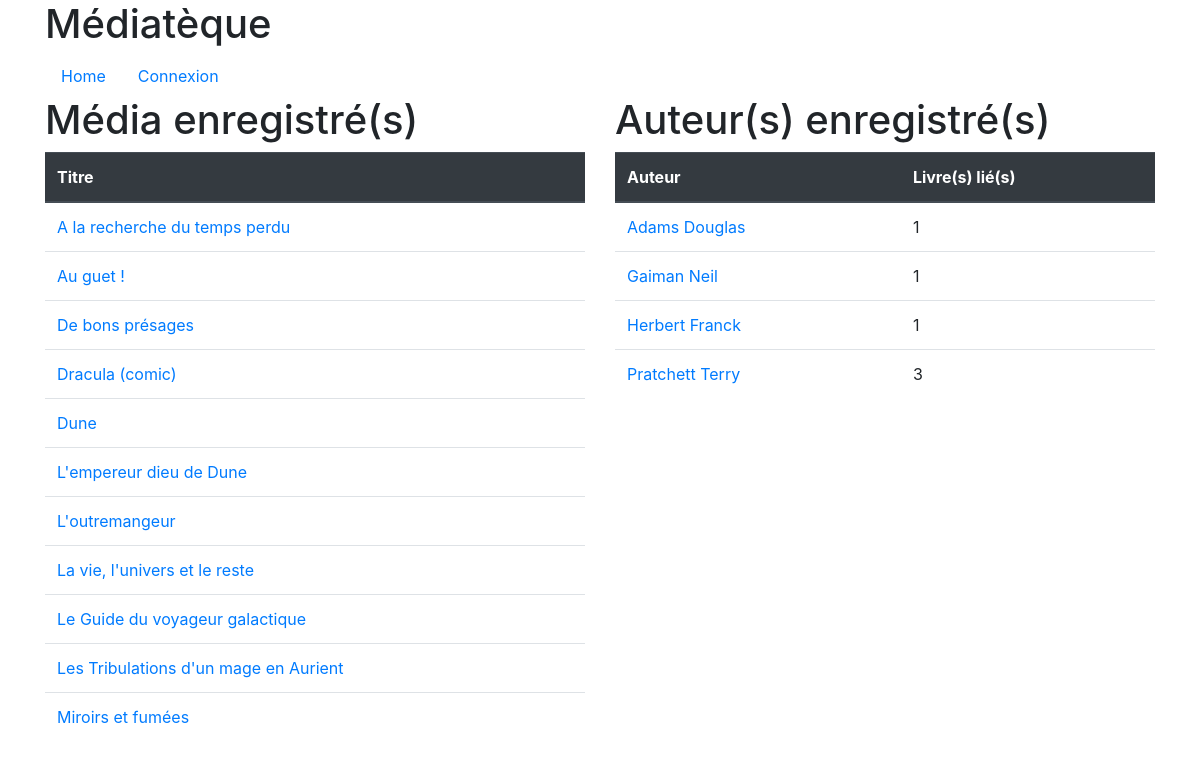
The page / on the database its author committed.
### tables this page shows
CREATE TABLE IF NOT EXISTS `media` (
  `id` int(11) NOT NULL AUTO_INCREMENT,
  `utilisateur_id` int(11) DEFAULT NULL,
  `titre` varchar(255) DEFAULT NULL,
  `dateCreate` datetime DEFAULT NULL,
  `resume` text,
  PRIMARY KEY (`id`)
);

### functions/sql.php (called while the page is built, shortened)
<?php
 function openConn($dbHost = "localhost", $dbUser = "20200727", $dbPass = "admin", $db = "20200727"){
    $conn = mysqli_connect($dbHost, $dbUser, $dbPass, $db) or die("message : " . $conn->error);
    return $conn;
 }
 function selectBDD($sql){
    $link = openConn();
    $result = mysqli_query($link, $sql);
    return $result;
 }
?>

### functions/functions.php (the view, shortened to what this page needs)
<?php
function listMedia(){
    $sql = "SELECT `id` AS `idMedia`, `titre` AS `titreMedia` FROM `media` ORDER BY `titre`";
    $result = selectBDD($sql);
    $nbRows = mysqli_num_rows($result);
    $tabResult = "";
    $tabResult = $tabResult . "<table class=\"table\">";
    $tabResult = $tabResult . "<thead class=\"thead-dark\"><tr>";
    $tabResult = $tabResult . "<th>Titre</th>";
    $tabResult = $tabResult . "</tr></thead>";
    $tabResult = $tabResult . "<tbody>";
    if($nbRows > 0){
        $i = 0;
        while($i < $nbRows){
            $row = mysqli_fetch_assoc($result);
            $tabResult = $tabResult . "<tr>";
            $tabResult = $tabResult . "<td><a href=\"media.php?idMedia=" . $row["idMedia"] . "\">" . utf8_encode($row["titreMedia"]) . "</a></td>";
            $tabResult = $tabResult . "</tr>";
            $i++;
        }
    }
    $tabResult = $tabResult ."</tbody>";
    $tabResult = $tabResult . "</table>";
    $listeMedia = $tabResult;
    return $listeMedia;
}
function listAuteur(){
    $sql = "SELECT
                `a`.`id` AS `idAuteur`,
                CONCAT(`a`.`nom`, ' ', `a`.`prenom`) AS `nomPrenom`,
                count(`m`.`id`) AS `nbMedia`
            FROM
                `auteur` `a` left join
                `auteur_media` `am` ON `a`.`id` = `am`.`idauteur` LEFT JOIN
                `media` `m` ON `am`.`idmedia` = `m`.`id`
            GROUP BY
                `a`.`id`
            ORDER BY
                `nom`, `prenom`";
    $result = selectBDD($sql);
    $nbRows = mysqli_num_rows($result);
    $tabResult = "";
    $tabResult = $tabResult . "<table class=\"table\">";
    $tabResult = $tabResult . "<thead class=\"thead-dark\"><tr>";
    $tabResult = $tabResult . "<th>Auteur</th><th>Livre(s) lié(s)</th>";
    $tabResult = $tabResult . "</tr></thead>";
    $tabResult = $tabResult . "<tbody>";
    if($nbRows > 0){
        $i = 0;
        while($i < $nbRows){
            $row = mysqli_fetch_assoc($result);
            $tabResult = $tabResult . "<tr>";
            $tabResult = $tabResult . "<td><a href=\"auteur.php?idAuteur=" . $row["idAuteur"] . "\">" .
            utf8_encode($row["nomPrenom"]) . "</a></td>";
            $tabResult = $tabResult . "<td>" . $row["nbMedia"] . "</td>";
            $tabResult = $tabResult . "</tr>";
            $i++;
        }
    }
    $tabResult = $tabResult ."</tbody>";
    $tabResult = $tabResult . "</table>";
    $listAuteur = $tabResult;
    return $listAuteur;
}
?>

### index.php (shortened to what this page needs)
<?php
include "./functions/functions.php";
include "./functions/sql.php";
?>
<!doctype html>
<html>
    <head>
        <?php include "./includes/bootstrap.php"; ?>
    </head>
    <body class="container">
        <?php include "./includes/menu.php"; ?>
        <section class="row">
            <article class="col-lg-6">
                <h1>Média enregistré(s)</h1>
                <?php echo listMedia(); ?>
            </article>
            <article class="col-lg-6">
                <h1>Auteur(s) enregistré(s)</h1>
                <?php echo listAuteur(); ?>
            </article>
        </section>
    </body>
</html>

### includes/bootstrap.php (shortened to what this page needs)
<link rel="stylesheet" href="./css/bootstrap.min.css" />

### includes/menu.php
<header>
    <h1>Médiatèque</h1>
    <nav>
        <ul class="nav justify-content-left">
            <li class="nav-item"><a class="nav-link" href="./index.php">Home</a></li>
            <?php
            if(!isset($_COOKIE["accesAdmin20200727"])){
                ?>
                <li class="nav-item"><a class="nav-link" href="./back/connexion.php">Connexion</a></li>
                <?php
            }else{
                ?>
                <li class="nav-item"><a class="nav-link" href="./back/index.php">Admin</a></li>
                <li class="nav-item"><a class="nav-link" href="./back/deconnexion.php">Déconnexion</a></li>
                <?php
            }
            ?>
        </ul>
    </nav>
</header>

### rows shown on the page
media: titre "A la recherche du temps perdu"
media: titre "Au guet !"
media: titre "De bons présages"
media: titre "Dracula (comic)"
media: titre "Dune"
media: titre "L'empereur dieu de Dune"
media: titre "L'outremangeur"
media: titre "La vie, l'univers et le reste"
media: titre "Le Guide du voyageur galactique"
media: titre "Les Tribulations d'un mage en Aurient"
media: titre "Miroirs et fumées"

### other values the page prints
utf8_encode($row["nomPrenom"]) "Adams Douglas Gaiman Neil Herbert Franck Pratchett Terry"
$row["nbMedia"] "1 1 1 3"
